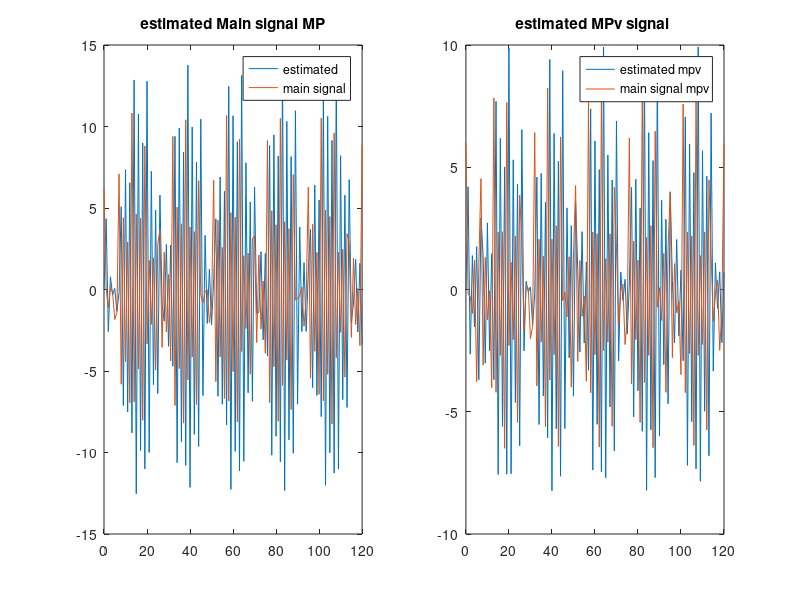

Write MATLAB code to recreate this figure.
% frequencies range from 1 to 35
omega=ones(1,35);
x=ones(2,35); % reference signal
weights_mp=zeros(2,35); % preallocation to avoid dynamic sizing
weights_mv=zeros(2,35); % preallocation to avoid dynamic sizing

% constructing the reference signal
for i=1:35
    omega(1,i)=2*pi*i;
    x(1,i)=sin(omega(1,i)); % t=1
    x(2,i)=cos(omega(1,i));
end

y=zeros(1,121); % estimated signal (main)
z=zeros(1,121); % estimated mpv signal

for t=0:120
    x(1,:)=sin(omega(1,:)*t);
    x(2,:)=cos(omega(1,:)*t);
    % main signal
    mpv(1,t+1)=sin(t)+2*sin(2*t)+3*sin(3*t)+cos(t)+2*cos(2*t)+3*cos(3*t);
    mpi(1,t+1)=0.1*sin(30*t)+0.1*sin(35*t)+3*sin(3*t)+0.1*cos(30*t)+0.1*cos(35*t);
    mp(1,t+1)=mpv(1,t+1)+mpi(1,t+1);
    % estimated main and mpv signal
    y(1,t+1)=y(1,t+1)+sum(weights_mp(1,:).*x(1,:))+sum(weights_mp(2,:).*x(2,:));
    z(1,t+1)=z(1,t+1)+sum(weights_mv(1,:).*x(1,:))+sum(weights_mv(2,:).*x(2,:));
    % adapt weights (complete signal)
    weights_mp(1,:)=0.1*weights_mp(1,:)+2*0.01*x(1,:)*(mp(1,t+1)-y(1,t+1));
    weights_mp(2,:)=0.1*weights_mp(2,:)+2*0.01*x(2,:)*(mp(1,t+1)-y(1,t+1));
    % adapt weights (mpv)
    weights_mv(1,:)=0.1*weights_mv(1,:)+2*0.01*x(1,:)*(mpv(1,t+1)-z(1,t+1));
    weights_mv(2,:)=0.1*weights_mv(2,:)+2*0.01*x(2,:)*(mpv(1,t+1)-z(1,t+1));
end

t=0:120
subplot(1,2,1)
plot(t,y)
hold on
plot(t,mp)
legend('estimated','main signal')
title('estimated Main signal MP')
hold off
subplot(1,2,2)
%nexttile
plot(t,z)
hold on
plot(t,mpv)
legend('estimated mpv','main signal mpv')
title('estimated MPv signal ')
hold off




